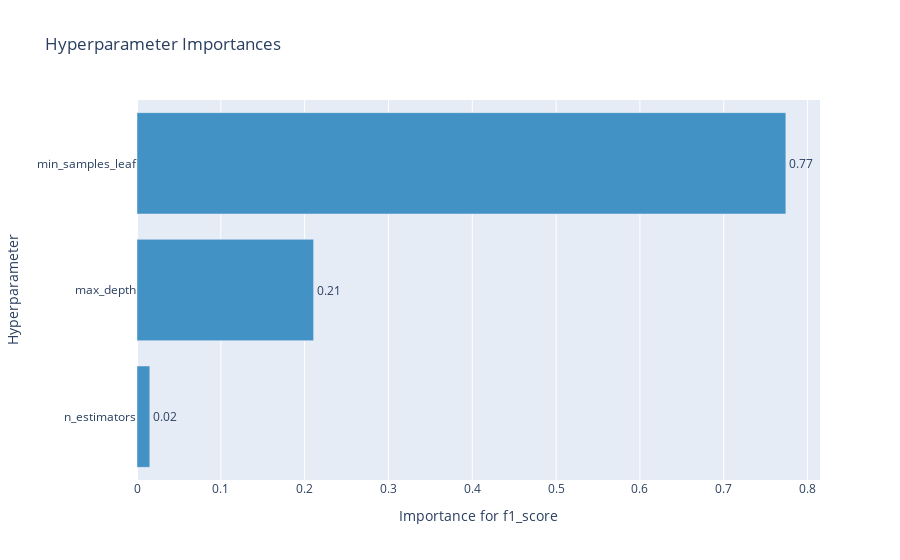

The code cell stored with this chart in its notebook:
### Markdown cell above
График важности гиперпараметров - помогает понять, какие гиперпараметры вносят больший вклад в минимизацию/максимизацию метрики.

### Code cell
optuna.visualization.plot_param_importances(study, target_name="f1_score")

### Figure 1 — Plotly figure (JSON) as saved in the notebook; plotly's stock layout.template omitted (floating-point values rounded to 4 significant figures)
{"data": [{"cliponaxis": false, "hovertemplate": ["n_estimators (IntDistribution): 0.01526815994883447<extra></extra>", "max_depth (IntDistribution): 0.21067908155657367<extra></extra>", "min_samples_leaf (IntDistribution): 0.7740527584945919<extra></extra>"], "marker": {"color": "rgb(66,146,198)"}, "orientation": "h", "text": ["0.02", "0.21", "0.77"], "textposition": "outside", "type": "bar", "x": [0.01527, 0.2107, 0.7741], "y": ["n_estimators", "max_depth", "min_samples_leaf"]}], "layout": {"showlegend": false, "title": {"text": "Hyperparameter Importances"}, "xaxis": {"title": {"text": "Importance for f1_score"}}, "yaxis": {"title": {"text": "Hyperparameter"}}}}
